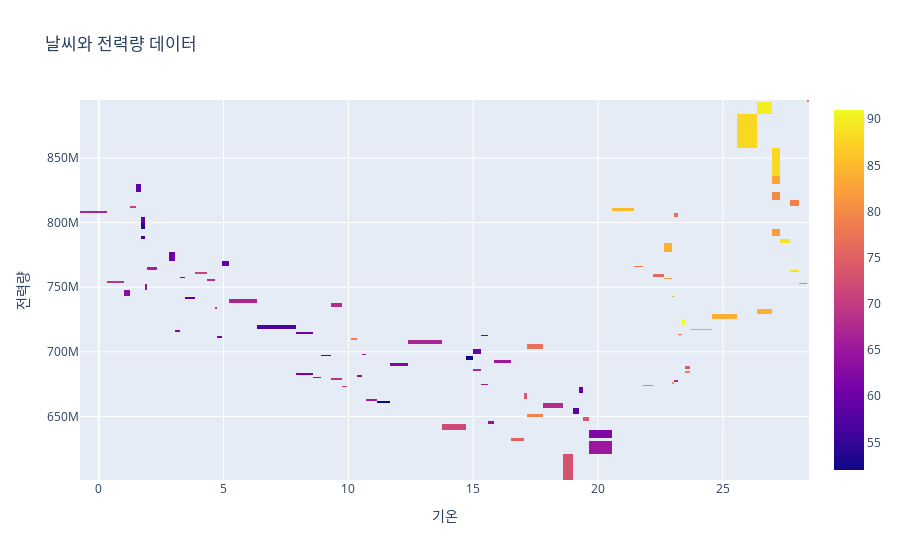

The notebook cell this image was saved under:
### Code cell
# Heatmap 생성
heatmap = go.Heatmap(x=kw_df['temp'], y=kw_df['usage'], z=kw_df['Humidity_mean'])

# 레이아웃 생성
layout = go.Layout(title='날씨와 전력량 데이터', xaxis={'title': '기온'}, yaxis={'title': '전력량'})

# 그래프 생성
fig = go.Figure(data=[heatmap], layout=layout)

# 그래프 출력
fig.show()
